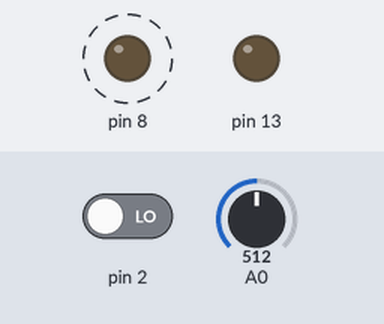
A sketch run on a simulated Arduino Uno, built with avr-gcc and run on an emulated ATmega328P. Parts: output pins drawn as LEDs (lit = HIGH). Dashed ring = blinking. Inputs (shaded band) come from the test bench; at power-on: pin 2 LOW, A0 = 512. What the sketch prints to the serial monitor is not drawn.

Above: at 1.2 s.
1.3 s: pin 2 driven HIGH
At 2.8 s:
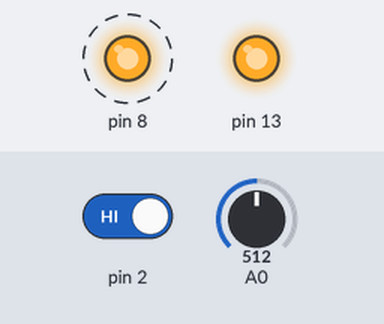
4.3 s: pin 2 driven LOW
At 6.8 s:
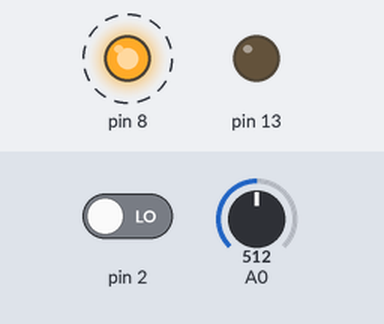
Timing chart, 0 to 13.3 s (numbered marks = the images above; inputs shaded):
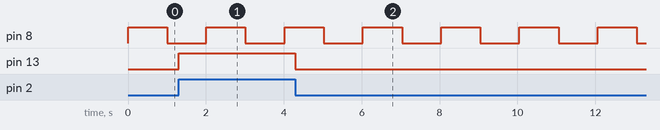

The sketch:

percobaanrtos2.ino
```cpp
#include <Arduino_FreeRTOS.h>
 // define tasks
 void TaskBlink( void *pvParameters );
 void TaskAnalogRead( void *pvParameters );
 void TaskDigitalRead( void *pvParameters );

 void setup() {

 // initialize serial communication at 9600 bits per second:
 Serial.begin(9600);

 while (!Serial) {
 ; // wait for serial port to connect.
 }
 // Now set up tasks to run independently.
 xTaskCreate(
 TaskBlink
 , "Blink" // A name just for humans
 , 128 // stack size
 , NULL
 , 2 // Priority, with 3 being the highest, 0 being the lowest.
 , NULL );

 xTaskCreate(
 TaskAnalogRead
 , "AnalogRead"
 , 128
 , NULL
 , 1 // Priority
 , NULL );

 xTaskCreate(
 TaskDigitalRead
 , "DigitalRead"
 , 128 // Stack size
 , NULL
 , 1 // Priority
 , NULL );

 // Now the task scheduler is automatically started.
 }

 void loop()
 {
 // Empty. Things are done in Tasks.
 }

 /*--------------------------------------------------*/
 /*---------------------- Tasks ---------------------*/
 /*--------------------------------------------------*/

 void TaskBlink(void *pvParameters) // This is a task.
 {
 (void) pvParameters;

 /*
 Blink Turns on an LED on for one second, then off for one
second, repeatedly.
 */

 // initialize digital pin 8 as an output.
 pinMode(8, OUTPUT);

 for (;;) // A Task shall never return or exit.
 {
 digitalWrite(8, HIGH); // turn the LED on
 vTaskDelay( 1000 / portTICK_PERIOD_MS ); // one second
 digitalWrite(8, LOW); // turn the LED off
 vTaskDelay( 1000 / portTICK_PERIOD_MS ); // one second
 }
 }

 void TaskAnalogRead(void *pvParameters) // This is a task.
 {
 (void) pvParameters;

 /*
 AnalogReadSerial
 Reads an analog input on pin A0, prints the result to the serial
monitor.
 Graphical representation is available using serial plotter
(Tools > Serial Plotter menu)
 */
 for (;;)
 {
 // read the input on analog pin 0:
 int sensorValue = analogRead(A0);
 // print out the value you read:
 Serial.println(sensorValue);
 // one tick delay (15ms) in between reads for stability
 vTaskDelay(1);
 }
 }

 void TaskDigitalRead(void *pvParameters) // This is a task.
 {
 (void) pvParameters;
 /*
 DigitalRead
 Turns on and off a light emitting diode(LED) connected to
 digital pin 13 (onboard/built in), when pressing a pushbutton
 attached to pin 2.*/
 pinMode(2, INPUT);
 pinMode(13, OUTPUT);

 for (;;)
 {
 if (digitalRead(2) == HIGH) {
 // turn LED on:
 digitalWrite(13, HIGH);
 } else {
 // turn LED off:
 digitalWrite(13, LOW);
 }
 }
}
```

Measured:
- after the input at 1.3 s, pin 13: LOW → HIGH at once
- after the input at 4.3 s, pin 13: HIGH → LOW at once
- by itself, pin 8: alternates HIGH for 1.0 s and LOW for 1.0 s
